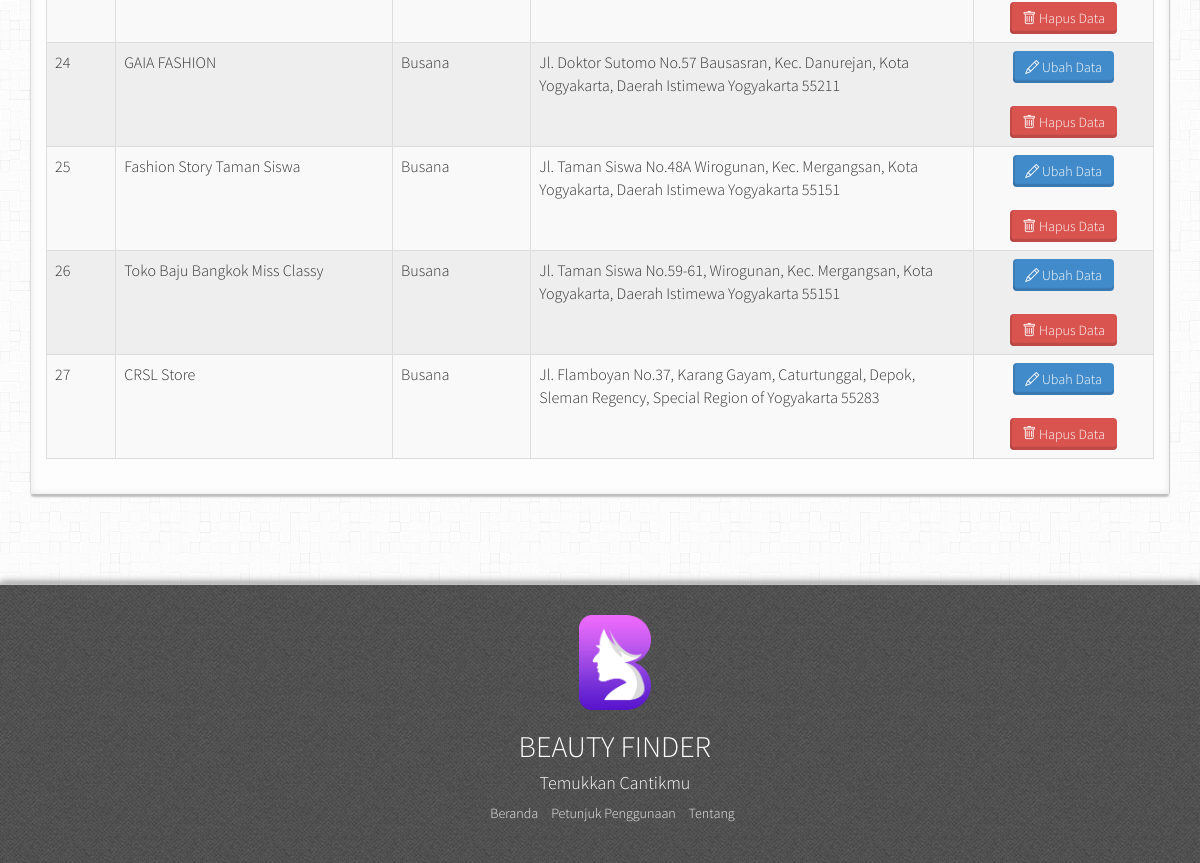
Before: /admin/data.php (signed in, lower part) with the older database file.
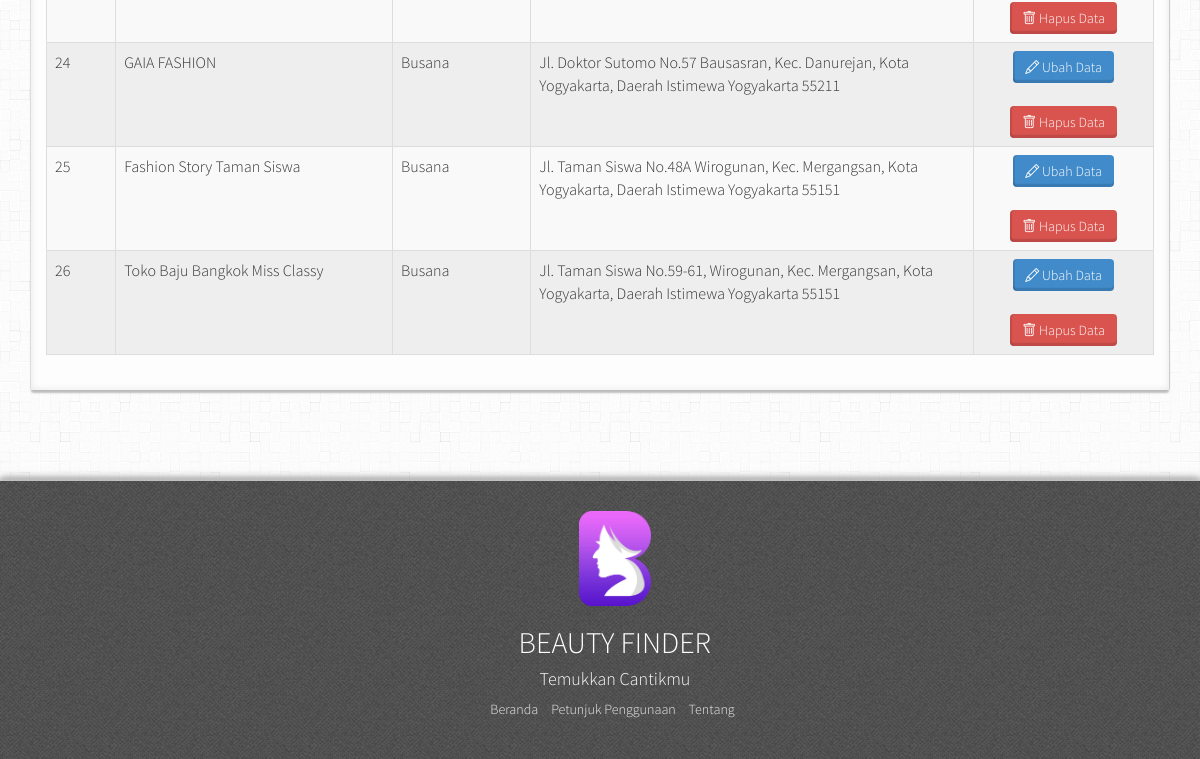
After: the same page with the newer database file.
### tables this page shows
CREATE TABLE `toko` (
  `id` int(11) NOT NULL AUTO_INCREMENT,
  `nama_toko` varchar(255) NOT NULL,
  `id_kategori` int(11) NOT NULL,
  `img` text DEFAULT NULL,
  `alamat` text NOT NULL,
  `latitude` varchar(50) NOT NULL,
  `longitude` varchar(50) NOT NULL,
  `username` varchar(100) NOT NULL,
  `verifikasi` enum('Ya','Tidak') NOT NULL,
  PRIMARY KEY (`id`)
);

CREATE TABLE `kategori` (
  `id_kategori` int(11) NOT NULL AUTO_INCREMENT,
  `nama_kategori` varchar(100) NOT NULL,
  `simbol` text DEFAULT NULL,
  PRIMARY KEY (`id_kategori`)
);

### admin/data.php (the view, shortened to what this page needs)
<?php
include_once "koneksi.php";
include_once "header.php";
?>
<div class="row">
  <div class="col-md-12">
    <div class="panel panel-info panel-dashboard">
      <div class="panel-body">
        <table class="table table-bordered table-striped table-admin">
          <tbody>
            <?php
            $data_toko = mysqli_query(
              $conn,
              "SELECT toko.id,toko.nama_toko,kategori.nama_kategori,toko.alamat
              FROM toko INNER JOIN kategori ON toko.id_kategori = kategori.id_kategori WHERE verifikasi = 'Ya'"
            );
            $no = 1;
            if ($data_toko) {
              while ($row = mysqli_fetch_array($data_toko)) {
            ?>
                <tr>
                  <td><?php echo $no; ?></td>
                  <td><?php echo $row['nama_toko']; ?></td>
                  <td><?php echo $row['nama_kategori']; ?></td>
                  <td><?php echo $row['alamat']; ?></td>
                  <td align="center">
                    <a href="data_edit.php?id=<?php echo $row['id']; ?>" data-original-title="Lihat File" data-placement="top" class="btn btn-primary">
                      <i class="bi bi-pencil"></i></i> Ubah Data</a>
                    <br><br>
                    <a href="data_delete.php?id=<?php echo $row['id']; ?>" data-original-title="Lihat File" data-placement="top" class="btn btn-danger w-100">
                      <i class="bi bi-trash"></i> Hapus Data</a>
                  </td>
                </tr>
            <?php $no++;
              }
            }
            ?>
          </tbody>
        </table>
      </div>
    </div>
  </div>
</div>
</div>
<?php include_once "footer.php" ?>

Changed rows visible on the page:
no longer on this page (row edited): toko: nama_toko "CRSL Store", id_kategori.nama_kategori "Busana", alamat "Jl. Flamboyan No.37, Karang Gayam, Caturtunggal, Depok, Sleman Regency, Special Region of Yogyakarta 55283"
